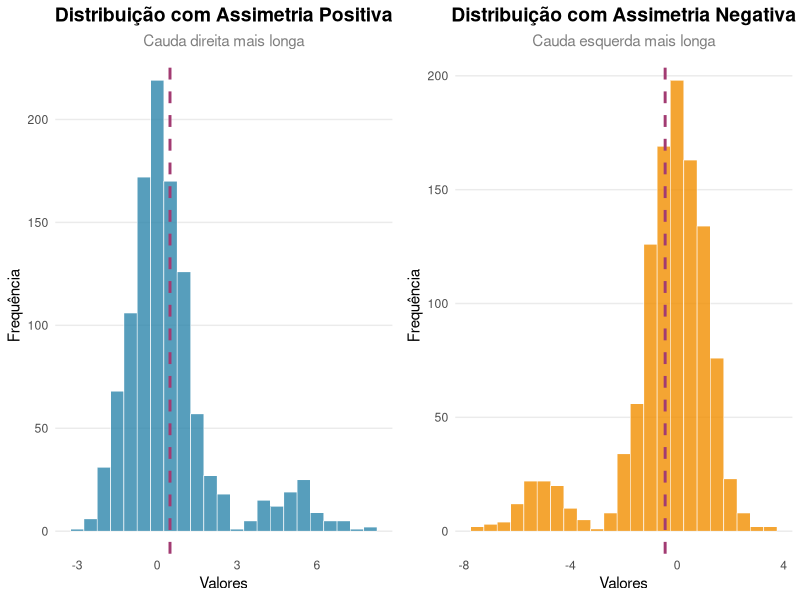
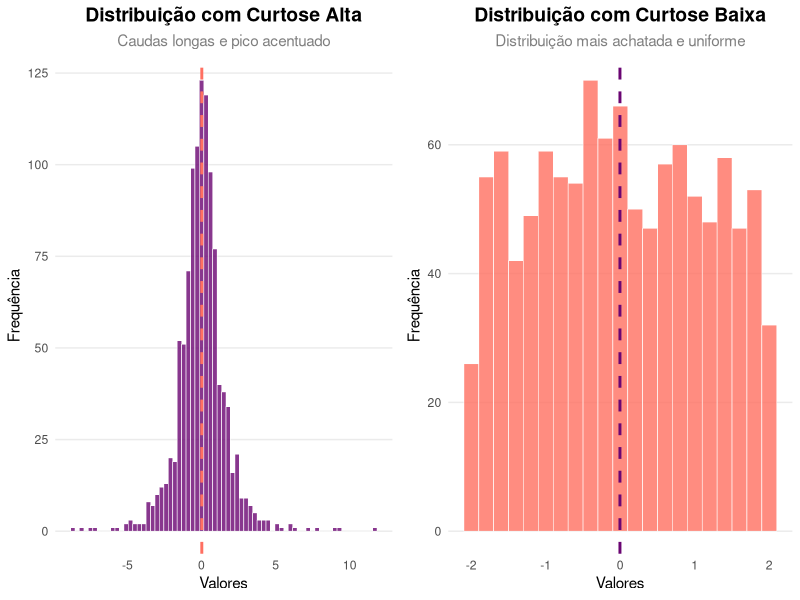

Generate these figures, in order, with R:
## ---- chunk 1
#| label: fig-asimetria
#| echo: false
# Exemplo de assimetria positiva 
library(ggplot2)
set.seed(123)
data_pos <- data.frame(value = c(rnorm(1000, mean = 0, sd = 1), rnorm(100, mean = 5, sd = 1)))
data_neg <- data.frame(value = c(rnorm(1000, mean = 0,
    sd = 1), rnorm(100, mean = -5, sd = 1)))

# Criar dados para demonstrar assimetria
p1 <- ggplot(data_pos, aes(x = value)) +
    geom_histogram(binwidth = 0.5, fill = "#2E86AB", alpha = 0.8, color = "white", size = 0.2) +
    geom_vline(aes(xintercept = mean(value)), color = "#A23B72", linetype = "dashed", size = 1) +
    labs(title = "Distribuição com Assimetria Positiva",
         subtitle = "Cauda direita mais longa",
         x = "Valores", y = "Frequência") +
    theme_minimal() +
    theme(plot.title = element_text(hjust = 0.5, size = 14, face = "bold"),
          plot.subtitle = element_text(hjust = 0.5, size = 11, color = "gray50"),
          axis.title = element_text(size = 11),
          panel.grid.minor = element_blank(),
          panel.grid.major.x = element_blank())

p2 <- ggplot(data_neg, aes(x = value)) +
    geom_histogram(binwidth = 0.5, fill = "#F18F01", alpha = 0.8, color = "white", size = 0.2) +
    geom_vline(aes(xintercept = mean(value)), color = "#A23B72", linetype = "dashed", size = 1) +
    labs(title = "Distribuição com Assimetria Negativa",
         subtitle = "Cauda esquerda mais longa",
         x = "Valores", y = "Frequência") +
    theme_minimal() +
    theme(plot.title = element_text(hjust = 0.5, size = 14, face = "bold"),
          plot.subtitle = element_text(hjust = 0.5, size = 11, color = "gray50"),
          axis.title = element_text(size = 11),
          panel.grid.minor = element_blank(),
          panel.grid.major.x = element_blank())

# Combinar os gráficos
library(gridExtra)
grid.arrange(p1, p2, ncol = 2)
## ---- chunk 2
#| label: fig-curtose

# Exemplo de curtose alta e baixa
set.seed(123)
# Criação de dados com diferentes níveis de curtose
data_high_kurtosis <- data.frame(value = rt(1100, df = 3))  # Distribuição t com baixos graus de liberdade (caudas longas)
data_low_kurtosis <- data.frame(value = runif(1100, min = -2, max = 2))  # Distribuição uniforme (mais achatada)

# Criar dados para demonstrar curtose
p3 <- ggplot(data_high_kurtosis, aes(x = value)) +
     geom_histogram(binwidth = 0.3, fill = "#6A0572", alpha = 0.8, color = "white", size = 0.2) +
     geom_vline(aes(xintercept = mean(value)), color = "#FF6F61", linetype = "dashed", size = 1) +
     labs(title = "Distribuição com Curtose Alta",
           subtitle = "Caudas longas e pico acentuado",
           x = "Valores", y = "Frequência") +
     theme_minimal() +
     theme(plot.title = element_text(hjust = 0.5, size = 14, face = "bold"),
            plot.subtitle = element_text(hjust = 0.5, size = 11, color = "gray50"),
            axis.title = element_text(size = 11),
            panel.grid.minor = element_blank(),
            panel.grid.major.x = element_blank())

p4 <- ggplot(data_low_kurtosis, aes(x = value)) +
     geom_histogram(binwidth = 0.2, fill = "#FF6F61", alpha = 0.8, color = "white", size = 0.2) +
     geom_vline(aes(xintercept = mean(value)), color = "#6A0572", linetype = "dashed", size = 1) +
     labs(title = "Distribuição com Curtose Baixa",
           subtitle = "Distribuição mais achatada e uniforme",
           x = "Valores", y = "Frequência") +
     theme_minimal() +
     theme(plot.title = element_text(hjust = 0.5, size = 14, face = "bold"),
            plot.subtitle = element_text(hjust = 0.5, size = 11, color = "gray50"),
            axis.title = element_text(size = 11),
            panel.grid.minor = element_blank(),
            panel.grid.major.x = element_blank())

# Combinar os gráficos
grid.arrange(p3, p4, ncol = 2)
